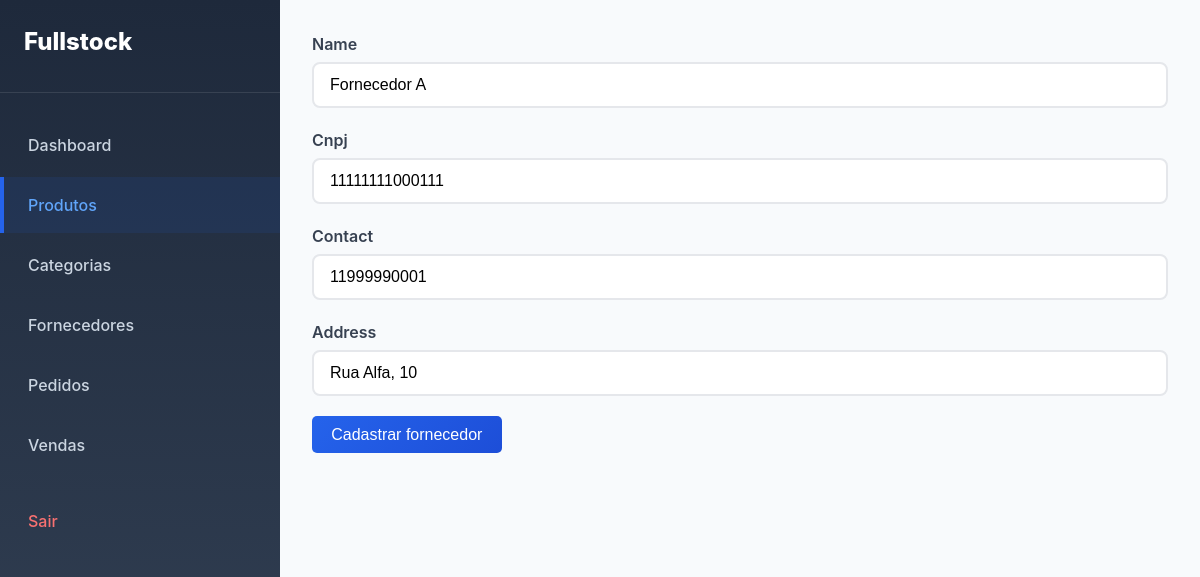
The page /updateProvider/1 (signed in) on the database its author committed.
### stock/models.py (models this page shows, shortened)
class Provider(models.Model):
    name = models.CharField(max_length=50)
    cnpj = models.CharField(max_length=14)
    contact = models.CharField(max_length=20)
    address = models.CharField(max_length=50)

### stock/views.py (the view)
# urls.py: path('updateProvider/<int:pk>', views.ProviderUpdateView.as_view(), name='updateProvider'),
@method_decorator(login_required, name='dispatch')
class ProviderUpdateView(UpdateView):
    model = Provider
    form_class = ProviderForm
    template_name = 'stock/provider-form.html'
    success_url = reverse_lazy('providers')

### stock/forms.py
class ProviderForm(forms.ModelForm):
    class Meta:
        model = Provider
        fields = ['name', 'cnpj', 'contact', 'address']
        widgets = {
            'name': forms.TextInput(attrs={'placeholder': 'Nome do fornecedor'}),
            'cnpj': forms.TextInput(attrs={'placeholder': 'CNPJ'}),
            'contact': forms.TextInput(attrs={'placeholder': 'Contato'}),
            'address': forms.TextInput(attrs={'placeholder': 'Endereço'}),
        }

### stock/models.py (called while the page is built)
    @property
    def is_admin(self):
        return self.is_staff or self.is_superuser or self.groups.filter(name="ADMIN").exists()

### stock/templates/stock/provider-form.html (shortened to what this page needs)
{%extends 'base.html'%}
{% block main %}
<form method="post" enctype="multipart/form-data">
    {% for field in form %}
    <div class="form-group">
        <label for="{{ field.id_for_label }}">{{ field.label }}</label>
        {{ field }}
    </div>
    {% endfor %}
    <button type="submit" class="btn-primary">Cadastrar fornecedor</button>
</form>
{%endblock%}

### static/css/main.css (style rules this page uses)
* { margin: 0; padding: 0; box-sizing: border-box; }
body { font-family: -apple-system, BlinkMacSystemFont, 'Segoe UI', 'Roboto', sans-serif; line-height: 1.5; background-color: #f8fafc; color: #1e293b; }
.btn-primary { background: linear-gradient(135deg, #2563eb, #1d4ed8); color: white; border: none; padding: 12px 24px; border-radius: 8px; font-size: 16px; font-weight: 600; cursor: pointer; transition: all 0.2s ease; }
.form-group { margin-bottom: 20px; }
.form-group label { display: block; margin-bottom: 6px; font-weight: 600; color: #374151; }
.form-group input, .form-group select, .form-group textarea { width: 100%; padding: 12px 16px; border: 2px solid #e5e7eb; border-radius: 8px; font-size: 16px; transition: all 0.2s ease; background: white; }

### static/css/table-list.css (style rules this page uses)
.btn-primary { background-color: #0077cc; color: #fff; padding: 0.6rem 1.2rem; border-radius: 5px; text-decoration: none; font-weight: 500; transition: background-color 0.3s ease; }

### rows shown on the page
Provider: form "Fornecedor A" "11111111000111" "11999990001" "Rua Alfa, 10"

### other values the page prints
{{ field.label }} "Name" "Cnpj" "Contact" "Address"
